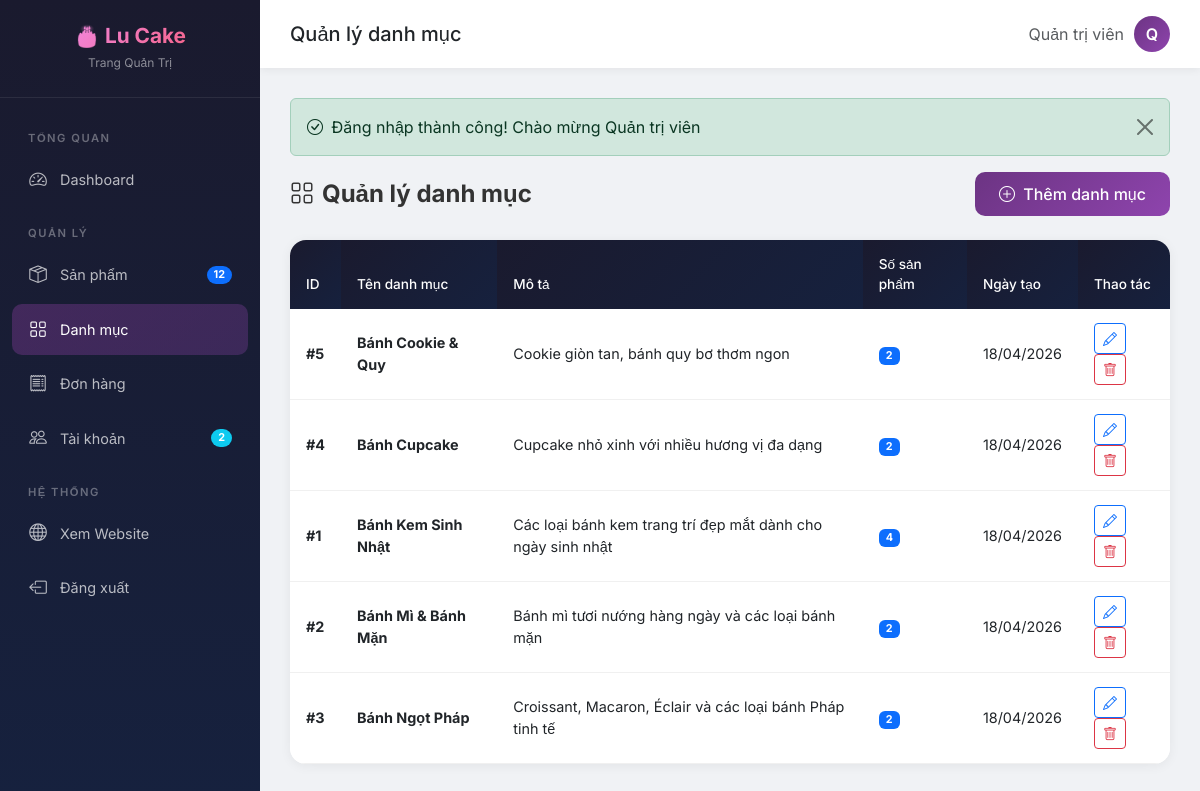
Screenshot of /admin/danh-muc.php (signed in) with the database file from the repository.
### tables this page shows
CREATE TABLE danh_muc (
    id INT AUTO_INCREMENT PRIMARY KEY,
    ten_danh_muc VARCHAR(255) NOT NULL,
    mo_ta TEXT,
    hinh_anh VARCHAR(255),
    ngay_tao TIMESTAMP DEFAULT CURRENT_TIMESTAMP
);

### admin/danh-muc.php (the view, shortened to what this page needs)
<?php
require_once 'includes/header.php';
$sql = "SELECT dm.*, COUNT(sp.id) as so_sp FROM danh_muc dm
        LEFT JOIN san_pham sp ON dm.id = sp.danh_muc_id
        GROUP BY dm.id ORDER BY dm.ten_danh_muc";
$dsDanhMuc = $conn->query($sql);
?>
<div class="page-header">
    <h2><i class="bi bi-grid me-2"></i>Quản lý danh mục</h2>
    <button class="btn btn-admin-primary" data-bs-toggle="modal" data-bs-target="#modalThemDM">
        <i class="bi bi-plus-circle me-1"></i> Thêm danh mục
    </button>
</div>
<div class="admin-table">
    <table class="table">
        <thead>
            <tr>
                <th>ID</th>
                <th>Tên danh mục</th>
                <th>Mô tả</th>
                <th>Số sản phẩm</th>
                <th>Ngày tạo</th>
                <th>Thao tác</th>
            </tr>
        </thead>
        <tbody>
            <?php while ($dm = $dsDanhMuc->fetch_assoc()): ?>
                <tr>
                    <td><strong>#<?php echo $dm['id']; ?></strong></td>
                    <td><strong><?php echo $dm['ten_danh_muc']; ?></strong></td>
                    <td><?php echo catNganChuoi(isset($dm['mo_ta']) ? $dm['mo_ta'] : '', 60); ?></td>
                    <td><span class="badge bg-primary"><?php echo $dm['so_sp']; ?></span></td>
                    <td><?php echo date('d/m/Y', strtotime($dm['ngay_tao'])); ?></td>
                    <td>
                        <button class="btn btn-sm btn-outline-primary" data-bs-toggle="modal" data-bs-target="#modalSuaDM<?php echo $dm['id']; ?>"><i class="bi bi-pencil"></i></button>
                        <a href="danh-muc.php?xoa=<?php echo $dm['id']; ?>" class="btn btn-sm btn-outline-danger btn-delete-confirm"><i class="bi bi-trash"></i></a>
                    </td>
                </tr>
            <?php endwhile; ?>
        </tbody>
    </table>
</div>
<?php require_once 'includes/footer.php'; ?>

### admin/includes/header.php (style rules this page uses)
:root { --admin-primary: #6C3483; --admin-primary-light: #8E44AD; --admin-dark: #1a1a2e; --admin-sidebar: #16213e; --admin-card: #ffffff; --admin-bg: #f0f2f5; }
* { box-sizing: border-box; }
body { font-family: 'Inter', sans-serif; background: var(--admin-bg); margin: 0; }
.admin-table { background: #fff; border-radius: 16px; box-shadow: 0 2px 12px rgba(0,0,0,0.06); overflow: hidden; }
.admin-table .table { margin: 0; }
.admin-table .table th { background: linear-gradient(135deg, var(--admin-dark), var(--admin-sidebar)); color: #fff; font-weight: 500; padding: 14px 16px; border: none; font-size: 0.85rem; }
.admin-table .table td { padding: 14px 16px; vertical-align: middle; border-bottom: 1px solid #f0f0f0; font-size: 0.9rem; }
.btn-admin-primary { background: linear-gradient(135deg, var(--admin-primary), var(--admin-primary-light)); color: #fff; border: none; padding: 10px 24px; border-radius: 10px; font-weight: 500; transition: all 0.3s ease; }
.page-header { display: flex; align-items: center; justify-content: space-between; margin-bottom: 24px; }
.page-header h2 { margin: 0; font-size: 1.5rem; font-weight: 700; color: #333; }

### rows the page displays
danh_muc: id "5", ten_danh_muc "Bánh Cookie & Quy", mo_ta "Cookie giòn tan, bánh quy bơ thơm ngon", so_sp "2", ngay_tao "18/04/2026"
danh_muc: id "4", ten_danh_muc "Bánh Cupcake", mo_ta "Cupcake nhỏ xinh với nhiều hương vị đa dạng", so_sp "2", ngay_tao "18/04/2026"
danh_muc: id "1", ten_danh_muc "Bánh Kem Sinh Nhật", mo_ta "Các loại bánh kem trang trí đẹp mắt dành cho ngày sinh nhật", so_sp "4", ngay_tao "18/04/2026"
danh_muc: id "2", ten_danh_muc "Bánh Mì & Bánh Mặn", mo_ta "Bánh mì tươi nướng hàng ngày và các loại bánh mặn", so_sp "2", ngay_tao "18/04/2026"
danh_muc: id "3", ten_danh_muc "Bánh Ngọt Pháp", mo_ta "Croissant, Macaron, Éclair và các loại bánh Pháp tinh tế", so_sp "2", ngay_tao "18/04/2026"

### other values shown
$tongSP "12"
$tongND "2"
$tieuDeTrang "Quản lý danh mục"
$_SESSION['ho_ten'] "Quản trị viên"
mb_substr($_SESSION['ho_ten'], 0, 1) "Q"
$noiDung "Đăng nhập thành công! Chào mừng Quản trị viên"
